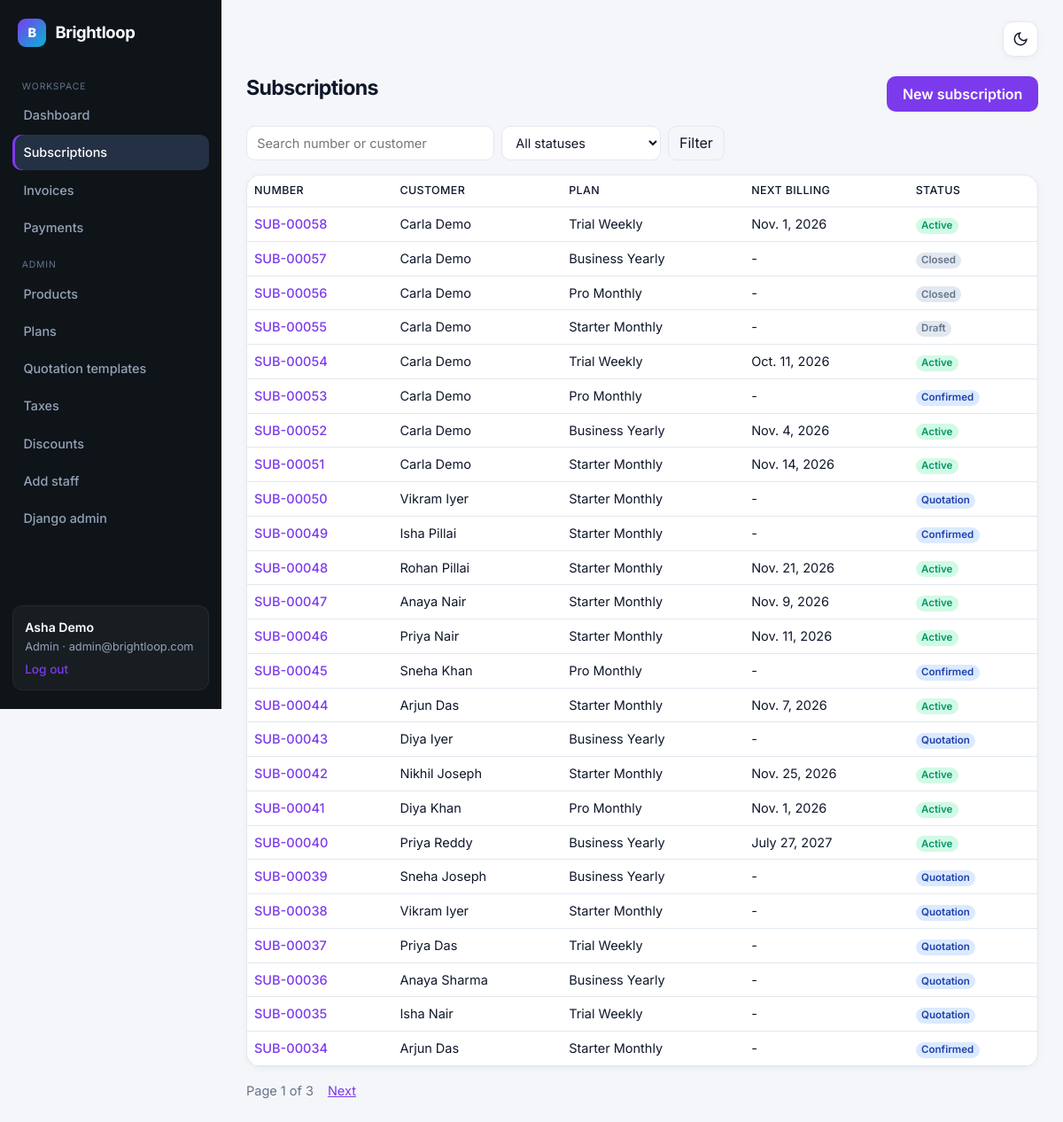
Page /subscriptions/ (signed in) on the committed database.
### core/models.py (models this page shows, shortened)
class User(AbstractUser):
    ROLES = [('admin', 'Admin'), ('staff', 'Internal staff'), ('customer', 'Customer')]
    email = models.EmailField(unique=True)
    role = models.CharField(max_length=10, choices=ROLES, default='customer')
    @property
    def is_admin_role(self):
        return self.role == 'admin'
    @property
    def is_team(self):
        return self.role in ('admin', 'staff')
    def __str__(self):
        return self.get_full_name() or self.email

class Subscription(models.Model):
    STATUSES = [('draft', 'Draft'), ('quotation', 'Quotation'), ('confirmed', 'Confirmed'),
                ('active', 'Active'), ('closed', 'Closed')]
    FLOW = {'draft': 'quotation', 'quotation': 'confirmed', 'confirmed': 'active'}
    number = models.CharField(max_length=20, unique=True, blank=True)
    customer = models.ForeignKey(User, on_delete=models.PROTECT, related_name='subscriptions')
    plan = models.ForeignKey(Plan, on_delete=models.PROTECT)
    template = models.ForeignKey(QuotationTemplate, null=True, blank=True, on_delete=models.SET_NULL)
    start_date = models.DateField(default=date.today)
    expiry_date = models.DateField(null=True, blank=True)
    quote_valid_until = models.DateField(null=True, blank=True)
    payment_terms = models.CharField(max_length=60, default='Net 15')
    next_billing_date = models.DateField(null=True, blank=True)
    status = models.CharField(max_length=10, choices=STATUSES, default='draft', db_index=True)
    paused = models.BooleanField(default=False)
    created = models.DateTimeField(auto_now_add=True)

class Plan(models.Model):
    PERIODS = [('daily', 'Daily'), ('weekly', 'Weekly'), ('monthly', 'Monthly'), ('yearly', 'Yearly')]
    name = models.CharField(max_length=120)
    price = models.DecimalField(max_digits=10, decimal_places=2)
    billing_period = models.CharField(max_length=10, choices=PERIODS, default='monthly')
    min_quantity = models.PositiveIntegerField(default=1)
    start_date = models.DateField(default=date.today)
    end_date = models.DateField(null=True, blank=True)
    auto_close = models.BooleanField(default=False, help_text='Close subscriptions automatically when they expire')
    closable = models.BooleanField(default=True)
    pausable = models.BooleanField(default=False)
    renewable = models.BooleanField(default=True)

### core/views.py (the view)
# urls.py: path('subscriptions/', v.subscription_list, name='subscription_list'),
@team
def subscription_list(request):
    qs = Subscription.objects.select_related('customer', 'plan').order_by('-id')
    status, s = request.GET.get('status', ''), request.GET.get('q', '')
    if status:
        qs = qs.filter(status=status)
    if s:
        qs = qs.filter(Q(number__icontains=s) | Q(customer__email__icontains=s) | Q(customer__last_name__icontains=s))
    return render(request, 'core/subscriptions.html', {'page': page(request, qs), 'status': status, 'q': s,
                                                       'statuses': Subscription.STATUSES})

### core/views.py (called while the page is built)
def role_required(*roles):
    def deco(view):
        @wraps(view)
        @login_required
        def inner(request, *a, **kw):
            if request.user.role not in roles:
                return render(request, 'core/forbidden.html', status=403)
            return view(request, *a, **kw)
        return inner
    return deco

def page(request, qs, n=25):
    return Paginator(qs, n).get_page(request.GET.get('page'))

### core/templates/core/subscriptions.html (shortened to what this page needs)
{% extends 'core/base.html' %}{% block content %}
<div class="d-flex justify-content-between mb-3"><h1 class="m-0">Subscriptions</h1><a class="btn btn-brand" href="{% url 'subscription_new' %}">New subscription</a></div>
<form class="std d-flex gap-2 mb-3" method="get"><input name="q" value="{{ q }}" placeholder="Search number or customer" style="max-width:280px">
<select name="status" style="max-width:180px"><option value="">All statuses</option></select><button class="btn btn-outline-secondary">Filter</button></form>
<div class="panel p-0 table-responsive"><table class="table m-0"><thead><tr><th>Number</th><th>Customer</th><th>Plan</th><th>Next billing</th><th>Status</th></tr></thead>
{% for s in page %}<tr><td><a href="{% url 'subscription_detail' s.pk %}">{{ s.number }}</a></td><td>{{ s.customer }}</td><td>{{ s.plan.name }}</td><td>{{ s.next_billing_date|default:'-' }}</td><td><span class="badge st-{{ s.status }}">{{ s.get_status_display }}</span>{% if s.paused %} <span class="badge st-paused">Paused</span>{% endif %}</td></tr>
{% empty %}<tr><td colspan="5" class="text-muted p-4">No subscriptions match. Create one with “New subscription”.</td></tr>{% endfor %}</table></div>
{% include 'core/_pager.html' %}{% endblock %}

### core/templates/core/base.html (shortened to what this page needs)
{% load static %}<!doctype html>
<html lang="en" data-theme="light">
<head>
<link href="https://cdn.jsdelivr.net/npm/bootstrap@5.3.3/dist/css/bootstrap.min.css" rel="stylesheet">
</head>
<body>
<div class="d-flex layout app">
{% if user.is_authenticated %}
<nav class="side">
  <a class="brand" href="/"><span class="brand-mark">B</span> Brightloop</a>
  {% if user.is_team %}
    <div class="nav-section">Workspace</div>
    <a class="nav-l {% if request.path == '/' %}on{% endif %}" href="{% url 'home' %}">Dashboard</a>
    <a class="nav-l {% if '/subscriptions' in request.path %}on{% endif %}" href="{% url 'subscription_list' %}">Subscriptions</a>
    <a class="nav-l {% if '/invoices' in request.path %}on{% endif %}" href="{% url 'invoice_list' %}">Invoices</a>
    <a class="nav-l {% if '/payments' in request.path %}on{% endif %}" href="{% url 'payment_list' %}">Payments</a>
  {% else %}
    <a class="nav-l on" href="{% url 'portal' %}">My account</a>
  {% endif %}
  {% if user.is_admin_role %}
    <div class="nav-section">Admin</div>
    <a class="nav-l {% if '/manage/products' in request.path %}on{% endif %}" href="{% url 'catalog_products' %}">Products</a>
    <a class="nav-l {% if '/manage/plans' in request.path %}on{% endif %}" href="{% url 'catalog_plans' %}">Plans</a>
    <a class="nav-l {% if '/manage/templates' in request.path %}on{% endif %}" href="{% url 'catalog_templates' %}">Quotation templates</a>
    <a class="nav-l {% if '/manage/taxes' in request.path %}on{% endif %}" href="{% url 'catalog_taxes' %}">Taxes</a>
    <a class="nav-l {% if '/manage/discounts' in request.path %}on{% endif %}" href="{% url 'catalog_discounts' %}">Discounts</a>
    <a class="nav-l {% if '/staff/new' in request.path %}on{% endif %}" href="{% url 'add_staff' %}">Add staff</a>
    <a class="nav-l" href="/admin/">Django admin</a>
  {% endif %}
  <div class="who">
    <div class="name-line">{{ user.get_full_name|default:user.email }}</div>
    {{ user.get_role_display }} · {{ user.email }}
    <form method="post" action="{% url 'logout' %}">{% csrf_token %}<button type="submit">Log out</button></form>
  </div>
</nav>
{% endif %}
<main>
  <div class="topbar noprint">
    <button type="button" class="theme-icon-btn" onclick="toggleTheme()" title="Toggle light / dark" aria-label="Toggle theme">
      <svg class="icon-moon" width="18" height="18" fill="none" stroke="currentColor" stroke-width="2" viewBox="0 0 24 24"><path d="M21 12.79A9 9 0 1111.21 3 7 7 0 0021 12.79z"/></svg>
    </button>
  </div>
  {% block content %}{% endblock %}
</main>
</div>
</body></html>

### rows in the picture
User: get_full_name "Asha Demo", role "Admin", email "admin@brightloop.com"
Subscription: number "SUB-00058", customer "Carla Demo", plan.name "Trial Weekly", next_billing_date "Nov. 1, 2026", status "Active"
Subscription: number "SUB-00057", customer "Carla Demo", plan.name "Business Yearly", next_billing_date "-", status "Closed"
Subscription: number "SUB-00056", customer "Carla Demo", plan.name "Pro Monthly", next_billing_date "-", status "Closed"
Subscription: number "SUB-00055", customer "Carla Demo", plan.name "Starter Monthly", next_billing_date "-", status "Draft"
Subscription: number "SUB-00054", customer "Carla Demo", plan.name "Trial Weekly", next_billing_date "Oct. 11, 2026", status "Active"
Subscription: number "SUB-00053", customer "Carla Demo", plan.name "Pro Monthly", next_billing_date "-", status "Confirmed"
Subscription: number "SUB-00052", customer "Carla Demo", plan.name "Business Yearly", next_billing_date "Nov. 4, 2026", status "Active"
Subscription: number "SUB-00051", customer "Carla Demo", plan.name "Starter Monthly", next_billing_date "Nov. 14, 2026", status "Active"
Subscription: number "SUB-00050", customer "Vikram Iyer", plan.name "Starter Monthly", next_billing_date "-", status "Quotation"
Subscription: number "SUB-00049", customer "Isha Pillai", plan.name "Starter Monthly", next_billing_date "-", status "Confirmed"
Subscription: number "SUB-00048", customer "Rohan Pillai", plan.name "Starter Monthly", next_billing_date "Nov. 21, 2026", status "Active"
Subscription: number "SUB-00047", customer "Anaya Nair", plan.name "Starter Monthly", next_billing_date "Nov. 9, 2026", status "Active"
Subscription: number "SUB-00046", customer "Priya Nair", plan.name "Starter Monthly", next_billing_date "Nov. 11, 2026", status "Active"
Subscription: number "SUB-00045", customer "Sneha Khan", plan.name "Pro Monthly", next_billing_date "-", status "Confirmed"
Subscription: number "SUB-00044", customer "Arjun Das", plan.name "Starter Monthly", next_billing_date "Nov. 7, 2026", status "Active"
Subscription: number "SUB-00043", customer "Diya Iyer", plan.name "Business Yearly", next_billing_date "-", status "Quotation"
Subscription: number "SUB-00042", customer "Nikhil Joseph", plan.name "Starter Monthly", next_billing_date "Nov. 25, 2026", status "Active"
Subscription: number "SUB-00041", customer "Diya Khan", plan.name "Pro Monthly", next_billing_date "Nov. 1, 2026", status "Active"
Subscription: number "SUB-00040", customer "Priya Reddy", plan.name "Business Yearly", next_billing_date "July 27, 2027", status "Active"
Subscription: number "SUB-00039", customer "Sneha Joseph", plan.name "Business Yearly", next_billing_date "-", status "Quotation"
Subscription: number "SUB-00038", customer "Vikram Iyer", plan.name "Starter Monthly", next_billing_date "-", status "Quotation"
Subscription: number "SUB-00037", customer "Priya Das", plan.name "Trial Weekly", next_billing_date "-", status "Quotation"
Subscription: number "SUB-00036", customer "Anaya Sharma", plan.name "Business Yearly", next_billing_date "-", status "Quotation"
Subscription: number "SUB-00035", customer "Isha Nair", plan.name "Trial Weekly", next_billing_date "-", status "Quotation"
Subscription: number "SUB-00034", customer "Arjun Das", plan.name "Starter Monthly", next_billing_date "-", status "Confirmed"

### other values in the picture
{{ page.number }} "1"
{{ page.paginator.num_pages }} "3"
